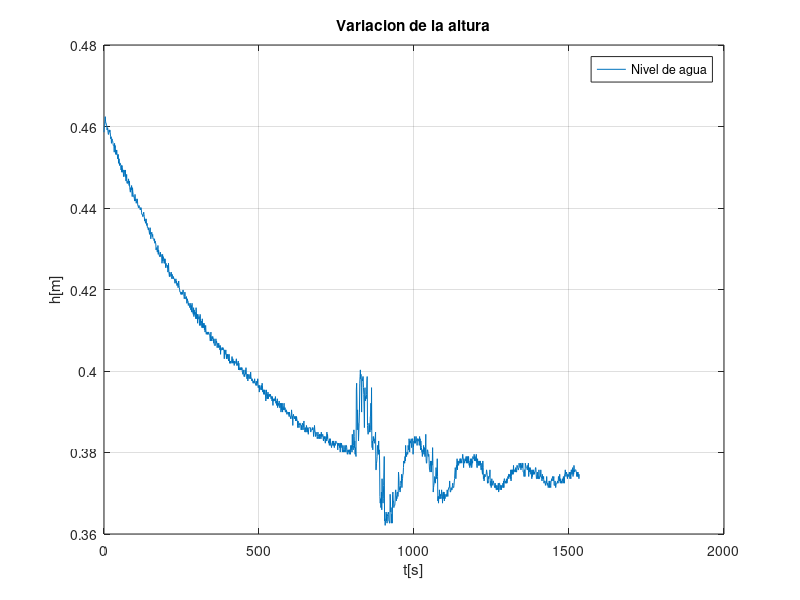
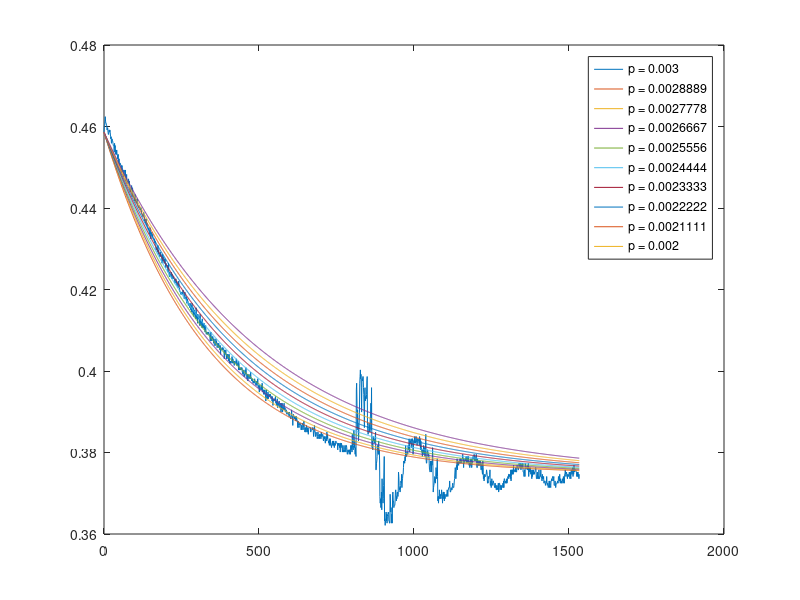

The MATLAB script that drew these images, in order:
close all;
clear all;
clc;

load('practica3_ident.mat');

%h: altura
%u: accion de control
%t: tiempo

figure(1)
plot (t, h)
title("Variacion de la altura");
grid on;
legend ({"Nivel de agua"}, "location", "northeast");
ylabel("h[m]");
xlabel("t[s]");


% La planta tiene la forma 
%
% P(s) = -K / (s + p)
%
% Corresponde a la solucion general
%
% y(t) = A * e^(-p*t) - K/p  
%
%
% y(t = 0) = A - K/P = 0.4586
% y(t -> inf) = -K/p = 0.3747
%
% Entonces:
%
% A = 0.0839


A = 0.0839;
%p = 0.4;
%K = 

p_vec = linspace(0.003,0.002,10);

figure(2)
plot (t, h)
hold on
for i = 1:length(p_vec)
    K = -0.3747*p_vec(i); 
    a = A * exp(-p_vec(i)*t) - K/p_vec(i);
    plot(t,a);
    legendInfo{i} = ['p = ' num2str(p_vec(i))];
   
end
hold off
legend(legendInfo);